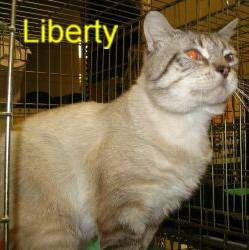
#> input picture W6_Assignment4/Datasets/cats/cat.157.jpg, 249 x 250 px; its folder holds only this picture in this run
$ jupyter execute --allow-errors app.ipynb
#> lines starting #> are read from the running program, lines starting #| are printed output that depends on the picture
- Ichwan Rizky Wahyudin (1301213434)
- Abdul Wasiul Khair (1301213278)

[cell 1]
import glob
import cv2
import numpy as np
from skimage.feature import hog
from sklearn.metrics import classification_report
from sklearn.model_selection import train_test_split
from skimage.feature import local_binary_pattern
from PIL import Image

[cell 2]
dataset_dir = f"Datasets/"

[cell 3]
def loadData(arr, labelobject, target_size=(256, 256)):
#> called with labelobject = 'cats', target_size = (256, 256)
    label = []
    strr = f"Datasets/{labelobject}/*.jpg"
    for file in glob.glob(strr):
        img = Image.open(file)
#> img is the input picture: PIL image 249x250 RGB; mean R, G, B 116.9, 102.8, 74.9
        img = img.resize(target_size)
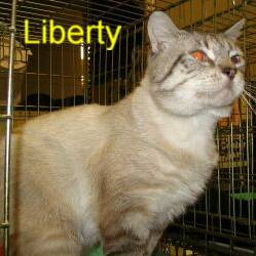
#> img: PIL image 256x256 RGB; mean R, G, B 116.9, 102.8, 75
        img = np.asarray(img)
        arr.append(img)
        label.append(labelobject)
    return arr, label

[cell 4]
cat=[]
dog=[]

cat,label_cat = loadData(cat,'cats')
#> cat = 1 item; label_cat = ['cats']
dog,label_dog = loadData(dog,'dogs')
#> call 2 of loadData, with labelobject = 'dogs', target_size = (256, 256)
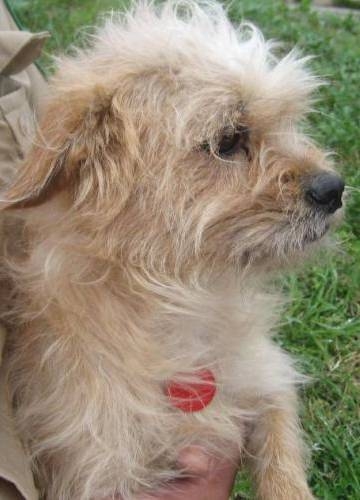
#> input picture W6_Assignment4/Datasets/dogs/dog.191.jpg, 360 x 500 px
#> in loadData, img is the input picture: PIL image 360x500 RGB; mean R, G, B 149.6, 138.1, 116.7
#> in loadData (call 2), `img = img.resize(target_size)`:
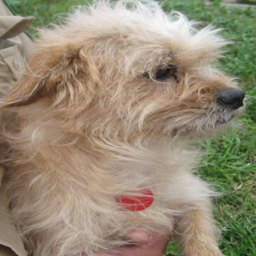
#> img: PIL image 256x256 RGB; mean R, G, B 149.6, 138.1, 116.7
#> dog = 1 item; label_dog = ['dogs']

[cell 5]
cat = np.array(cat)
dog = np.array(dog)

X = np.concatenate((cat,dog),axis=0)
y = np.concatenate((label_cat,label_dog),axis=0)

X_train, X_test, y_train, y_test = train_test_split(X, y, test_size=0.4, random_state=42)

[cell 6]
def preprocessing(arr, resize=False):
#> called with arr = array of shape (1, 256, 256, 3), resize = True
    arr_prep = []
    for i in range(len(arr)):
        img = arr[i]
        img = cv2.cvtColor(img, cv2.COLOR_BGR2GRAY)
        if resize:
            img = cv2.resize(img, (64, 64))
        arr_prep.append(img)
#> this loop made 1 pass
#> pass 1, in preprocessing, `img = cv2.cvtColor(img, cv2.COLOR_BGR2GRAY)`:
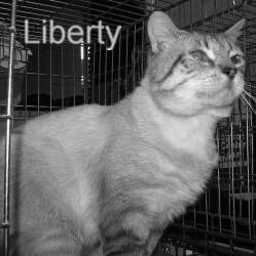
#> img: shape (256, 256); min 0, max 251, mean 96.1
#> pass 1, in preprocessing, `img = cv2.resize(img, (64, 64))`:
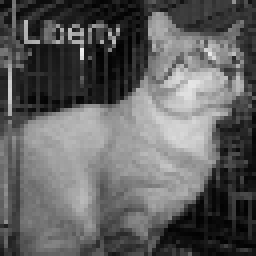
#> img: shape (64, 64) (shown 4 times larger); min 1, max 235, mean 96.2
#> after the loop, arr_prep = 1 item

    return arr_prep

[cell 7]
x_train_prep = preprocessing(X_train, resize=True)
#> x_train_prep = 1 item
x_test_prep = preprocessing(X_test,resize=True)
#> the loop in preprocessing (call 2), `for i in range(len(arr)):` made 1 pass
#> pass 1, in preprocessing (call 2), `img = cv2.cvtColor(img, cv2.COLOR_BGR2GRAY)`:
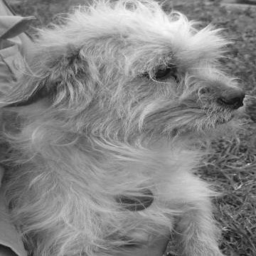
#> img: shape (256, 256); min 19, max 251, mean 133
#> pass 1, in preprocessing (call 2), `img = cv2.resize(img, (64, 64))`:
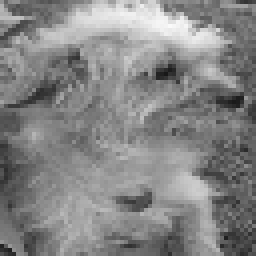
#> img: shape (64, 64) (shown 4 times larger); min 24, max 250, mean 133.1
#> x_test_prep = 1 item

### LBP

[cell 8]
def extract_LBP(img):

    lbp = local_binary_pattern(img, 24,8, method="uniform")
    (hist, _) = np.histogram(lbp.ravel(),bins=np.arange(0, 27),range=(0, 26))
    hist = hist.astype("float")
    hist /= (hist.sum() + (1e-7))
    return hist

[cell 9]
def feature_extraction_LBP(arr):
    arr_feature=[]
    for i in range(np.shape(arr)[0]):
        arr_feature.append(extract_LBP(arr[i]))
#> this loop made 1 pass
#> pass 1, in extract_LBP, `lbp = local_binary_pattern(img, 24,8, method="uniform")`:
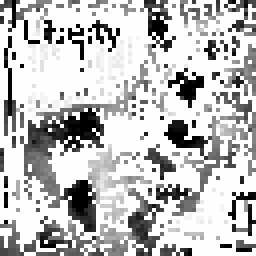
#> lbp: shape (64, 64) float64 (shown 4 times larger); min 0, max 25, mean 18.7; drawn with min black and max white
#> after the loop, arr_feature = 1 item
    return arr_feature

### Menampilkan hasil ekstraksi fitur LBP

[cell 10]
import cv2
import numpy as np
from skimage.feature import local_binary_pattern
import matplotlib.pyplot as plt

# [21 lines left out: function visualize_lbp_extraction, not called in this run]

#> (a cell that did not finish here is left out)

[cell 12]
x_train_feature_LBP = np.array(feature_extraction_LBP(x_train_prep))
x_test_feature_LBP = np.array(feature_extraction_LBP(x_test_prep))
#> the loop in feature_extraction_LBP (call 2), `for i in range(np.shape(arr)[0]):` made 1 pass
#> pass 1, in extract_LBP (call 2), `lbp = local_binary_pattern(img, 24,8, method="uniform")`:
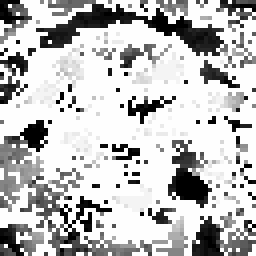
#> lbp: shape (64, 64) float64 (shown 4 times larger); min 0, max 25, mean 18.7; drawn with min black and max white

### HOG

[cell 13]
def extract_hog(images):
    features = []
    for img in images:
        if img.ndim == 3 and img.shape[2] == 3:
            gray_img = cv2.cvtColor(img, cv2.COLOR_BGR2GRAY)
        else:
            gray_img = img

        ftr, _ = hog(
            gray_img,
            orientations=8,
            pixels_per_cell=(10, 10),
            cells_per_block=(1, 1),
            visualize=True
        )

        features.append(ftr)
#> after the loop, features = 1 item
    return np.array(features)

[cell 14]
x_train_feature_HOG = extract_hog(x_train_prep)
x_test_feature_HOG = extract_hog(x_test_prep)
#> the loop in extract_hog (call 2), `for img in images:` made 1 pass

### Menampilkan hasil ekstraksi fitur HOG

[cell 15]
# [25 lines left out: function visualize_hog_extraction, not called in this run]

#> (a cell that did not finish here is left out)

### SIFT

[cell 17]
from sklearn.cluster import MiniBatchKMeans
def extract_SIFT(images, n_clusters=100):
#> called with n_clusters = 100
    sift = cv2.SIFT_create()
    sift_features = []

    for image in images:
        if len(image.shape) == 3:
            gray = cv2.cvtColor(image, cv2.COLOR_BGR2GRAY)
        else:
            gray = image

        kp, des = sift.detectAndCompute(gray, None)
        if des is not None:
            sift_features.append(des)
#> after the loop, sift_features = 1 item
#| Fitting 3 folds for each of 50 candidates, totalling 150 fits
#| Fitting 3 folds for each of 50 candidates, totalling 150 fits

    all_descriptors = np.concatenate(sift_features, axis=0)

    kmeans = MiniBatchKMeans(n_clusters=n_clusters, random_state=42)
    kmeans.fit(all_descriptors)

    sift_histograms = []
    for features in sift_features:
        labels = kmeans.predict(features)
        histogram, _ = np.histogram(labels, bins=n_clusters)
        sift_histograms.append(histogram)

    return np.array(sift_histograms)


# [7 lines left out: function feature_extraction_SIFT, not called in this run]

### Menampilkan hasil ekstraksi fitur SIFT

[cell 18]
# [20 lines left out: function visualize_sift_extraction, not called in this run]

#> (a cell that did not finish here is left out)

#> (a cell that did not finish here is left out)

### Evaluate LBP

[cell 21]
from sklearn.ensemble import RandomForestClassifier
from sklearn.model_selection import GridSearchCV

param_grid = {
    'n_estimators': [10, 50, 100, 200, 300],
    'max_depth': [10, 20, 30, 40, 50, 60, 70, 80, 90, 100]
}

rf = RandomForestClassifier()
grid_search_LBP = GridSearchCV(estimator = rf, param_grid = param_grid, cv = 3, n_jobs = -1, verbose = 2)
#> (the rest of this cell did not finish here and is left out)

#> (a cell that did not finish here is left out)

#> (a cell that did not finish here is left out)

[cell 24]
import matplotlib.pyplot as plt
import seaborn as sns
from sklearn.metrics import confusion_matrix

#> (the rest of this cell did not finish here and is left out)

### Evaluate HOG

[cell 25]
param_grid = {
    'n_estimators': [10, 50, 100, 200, 300],
    'max_depth': [10, 20, 30, 40, 50, 60, 70, 80, 90, 100]
}

rf = RandomForestClassifier()
grid_search_HOG = GridSearchCV(estimator = rf, param_grid = param_grid, cv = 3, n_jobs = -1, verbose = 2)
#> (the rest of this cell did not finish here and is left out)
